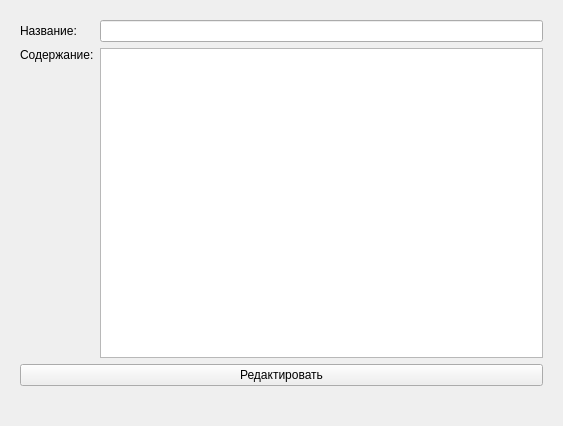
<?xml version="1.0" encoding="UTF-8"?>
<ui version="4.0">
 <class>Form</class>
 <widget class="QWidget" name="Form">
  <property name="geometry">
   <rect>
    <x>0</x>
    <y>0</y>
    <width>563</width>
    <height>426</height>
   </rect>
  </property>
  <property name="windowTitle">
   <string>Редактирование</string>
  </property>
  <layout class="QHBoxLayout" name="horizontalLayout">
   <item>
    <widget class="QWidget" name="widget" native="true">
     <layout class="QGridLayout" name="gridLayout">
      <item row="0" column="1">
       <widget class="QLineEdit" name="title"/>
      </item>
      <item row="0" column="0">
       <widget class="QLabel" name="label">
        <property name="text">
         <string>Название:</string>
        </property>
       </widget>
      </item>
      <item row="3" column="0" colspan="2">
       <widget class="QPushButton" name="res_btn">
        <property name="text">
         <string>Редактировать</string>
        </property>
       </widget>
      </item>
      <item row="1" column="0">
       <widget class="QLabel" name="label_2">
        <property name="sizePolicy">
         <sizepolicy hsizetype="Preferred" vsizetype="Fixed">
          <horstretch>0</horstretch>
          <verstretch>0</verstretch>
         </sizepolicy>
        </property>
        <property name="text">
         <string>Содержание:</string>
        </property>
       </widget>
      </item>
      <item row="1" column="1" rowspan="2">
       <widget class="QTextEdit" name="data"/>
      </item>
      <item row="4" column="0" colspan="2">
       <widget class="QLabel" name="error">
        <property name="sizePolicy">
         <sizepolicy hsizetype="Preferred" vsizetype="Fixed">
          <horstretch>0</horstretch>
          <verstretch>0</verstretch>
         </sizepolicy>
        </property>
        <property name="text">
         <string/>
        </property>
       </widget>
      </item>
     </layout>
    </widget>
   </item>
  </layout>
 </widget>
 <resources/>
 <connections/>
</ui>
